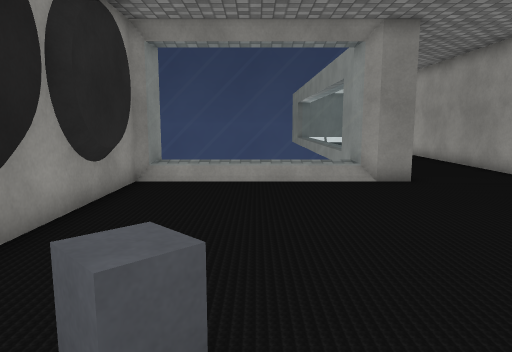
view 1 (above)

14 first-person views from a walk through a 3-D level made in the Unity game engine. The camera is 1.4 m above the floor, tilts 8° down and sees 70° across. The floor is counted in squares, 0.86 m on a side. Each view is taken from the middle of a square. On the plan, view 1 faces up. The plan holds only what a view shows up to about 17 squares ahead; the rest is blank. The player is left out. Some surface patterns are stand-ins.

view 2
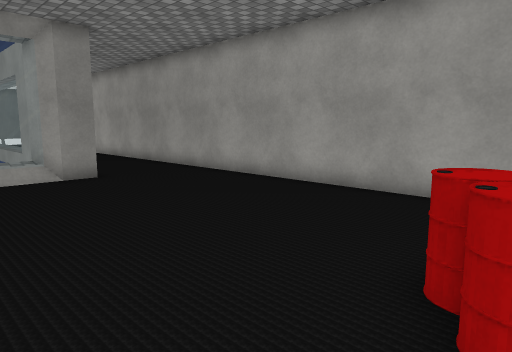

view 3
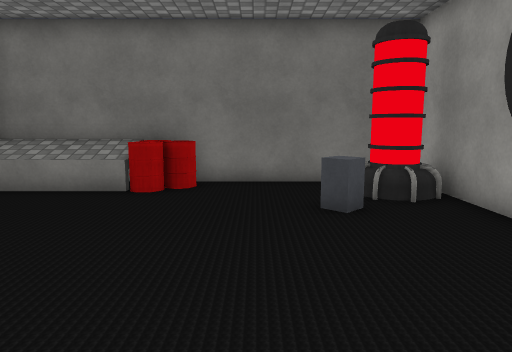

view 4
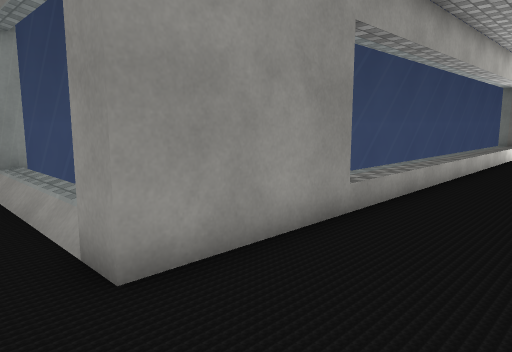

view 5
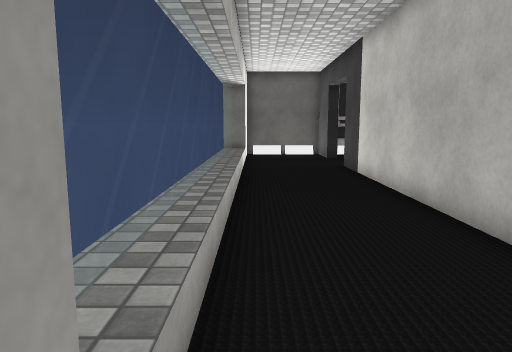

view 6
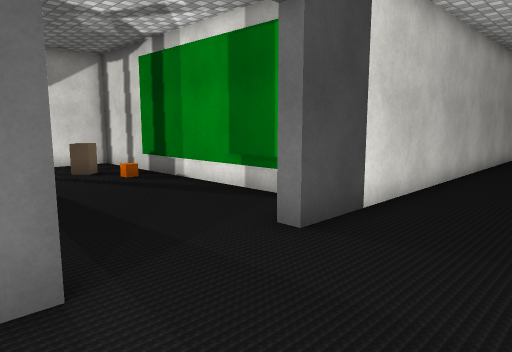

view 7
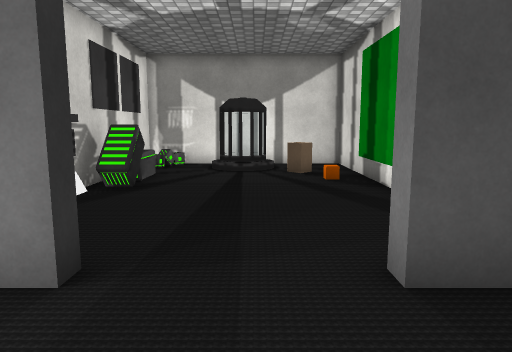

view 8
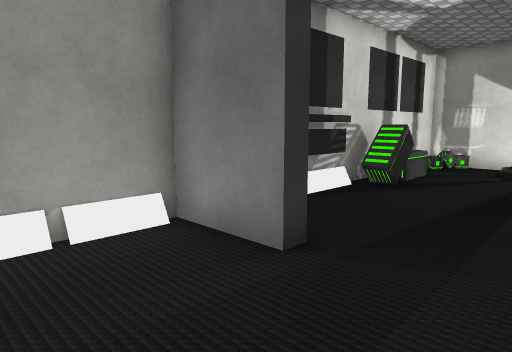

view 9
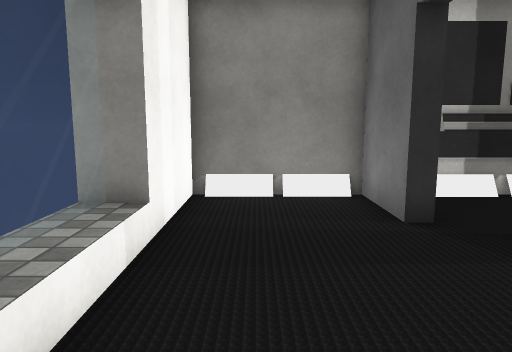

view 10
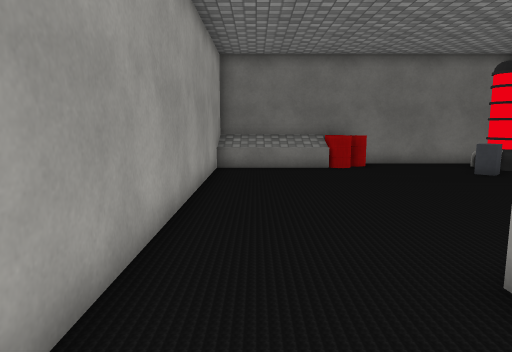

view 11
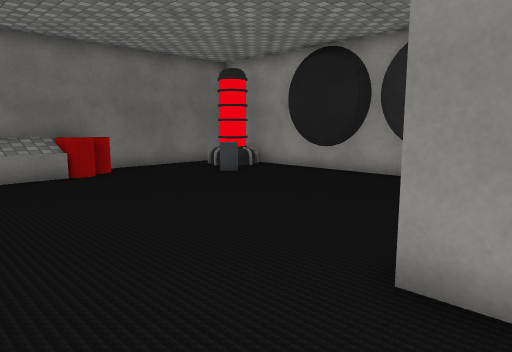

view 12
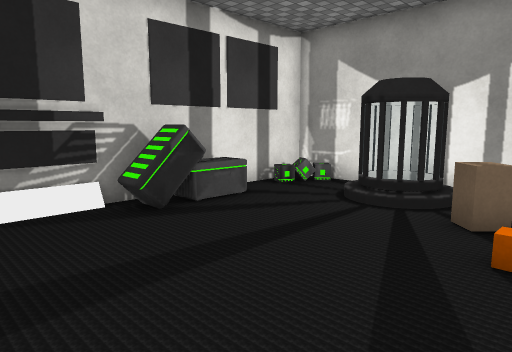

view 13
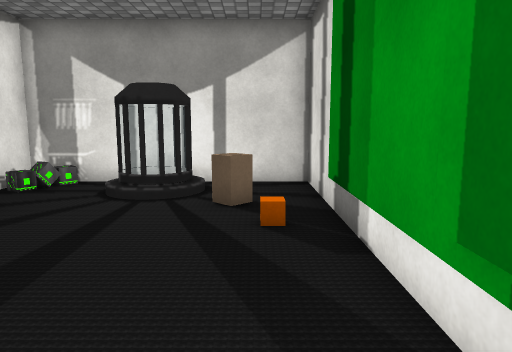

view 14
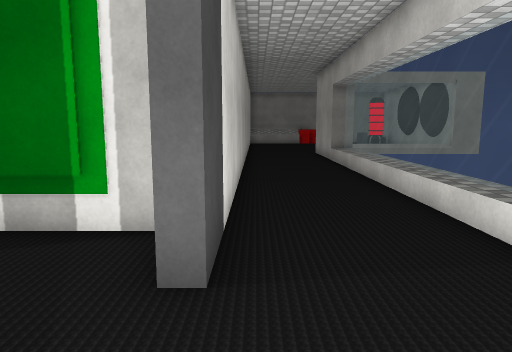

### Floor plan
Points are (right, up) in squares from view 1. A wall is a line through its corners. A room is listed if a view was taken in it or the views show most of it. See-through windows are left out.
Room 1 (views 1, 2, 3, 4, 5, 6, 7, 8, 9, 10, 11, 12, 13, 14)
walls: (4.5, 15) (4.5, 10.5) (3.5, 10.5) (3.1, 10.9) (2.9, 11.4); (9.5, 26.5) (20.5, 26.5) (20.5, 34.5) (10.1, 34.5); (10.5, 26.7) (12.6, 26.7); (-3.1, 10.9) (-3.5, 10.5) (-3.5, -1); (-3.2, 9.4) (-3.2, 6.9) (-3.6, 6.4); (-3.3, 7.7) (-3.4, 7.2); (-3.2, 7.5) (-3.4, 7); (-3.3, 7.2) (-3.5, 6.8); (9.1, 32) (8.5, 32) (8.5, 34.5) (4.5, 34.5) (4.5, 31); (-3.6, 5.8) (-3.2, 5.3) (-3.2, 2.7); (-3.5, 5.4) (-3.2, 4.9); (-3.4, 5.1) (-3.2, 4.6); (-3.2, 3.2) (-3.5, 2.7); (-2.5, 1) (-2, 0.8); (-3.1, 0.8) (-2.2, 0.9); (-2.9, -1.5) (8.5, -1.5) (8.5, 28.5) (9, 28.5)
low walls: (4.5, 17.4) (4.5, 16.6); (4.5, 18.5) (4.5, 17.6); (4.5, 19.5) (4.5, 18.6); (4.5, 20.5) (4.5, 19.6); (3.1, 10.9) (-3.2, 10.9); (4.5, 27.2) (4.5, 20.6); (-3.3, 8) (-3.4, 7.5); (4.4, 0.1) (8.5, 0.1)
objects: block (-1, 2); barrel (3, -1) to (3, 0); other object (4, -1); barrel (4, 0); block (17, 28) to (18, 29); box (17, 34); other object (19, 33)

Positions as (right, up) in squares from view 1, and headings:
1: (0, 0), facing up
2: (0, -1), facing up-right
3: (1, 9), facing down
4: (8, 9), facing up-left
5: (5, 14), facing up
6: (5, 33), facing down-right
7: (5, 30), facing right
8: (5, 29), facing up-right
9: (6, 26), facing up
10: (7, 14), facing down
11: (8, 12), facing down-left
12: (11, 27), facing up-right
13: (10, 28), facing right
14: (8, 32), facing down
